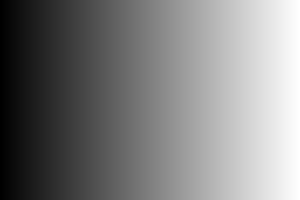
#> input picture image2025/img/gray_gradient.jpg, 300 x 200 px
$ python 07threshold.py
#> lines starting #> are read from the running program, lines starting #| are printed output that depends on the picture; after the words box and inside, x2 and y2 are one past the last pixel; in counts of white or black regions, pixels touching at a corner belong together
# 2025.10.15
# 이미지 분석 수업: threshold
# threshold : 문턱값

import cv2
import numpy as np


img = cv2.imread('./img/gray_gradient.jpg', cv2.IMREAD_GRAYSCALE)
#> img is the input picture: shape (200, 300); min 0, max 255, mean 127.1
thresh_np = np.zeros_like(img)
# 중간숫자 : 127
# 첫번째방법
thresh_np[img>192] = 255
thresh_np[(img > 128) & (img <= 192)] = 128
thresh_np[(img > 64) & (img <= 128)] = 64

# 두번째방법
thresh_np = np.zeros_like(img)
thresh_np[img > 64] = 64
thresh_np[img > 128] = 128
thresh_np[img > 192] = 255

# 세번째방법
thresh_np = np.zeros_like(img)
print(img.shape)
#| (200, 300)
ysize, xsize = img.shape
#> ysize = 200; xsize = 300
for x in range(xsize):
    for y in range(ysize):
        if(img[y, x] > 64):
            thresh_np[y, x] = 64
        if (img[y, x] > 128):
            thresh_np[y, x] = 128
        if (img[y, x] > 192):
            thresh_np[y, x] = 255
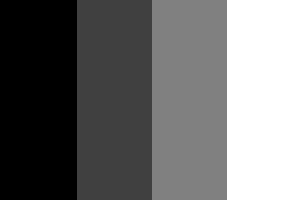
#> thresh_np: shape (200, 300); min 0, max 255, mean 110

retval, thresh_cv = cv2.threshold(img, 10, 255, cv2.THRESH_BINARY)
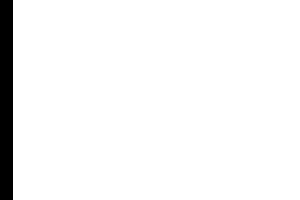
#> thresh_cv: shape (200, 300); 95.7% white; 1 black region, box (x1, y1, x2, y2) and area: (0, 0, 13, 200) 2600

cv2.imshow('thresh_np', thresh_np)
cv2.imshow("original", img)
cv2.imshow('cv thresh', thresh_cv)
cv2.waitKey()
cv2.destroyAllWindows()

# 실전에 적용 binary thrshold
img = cv2.imread("./img/scaned_paper.jpg", cv2.IMREAD_GRAYSCALE)
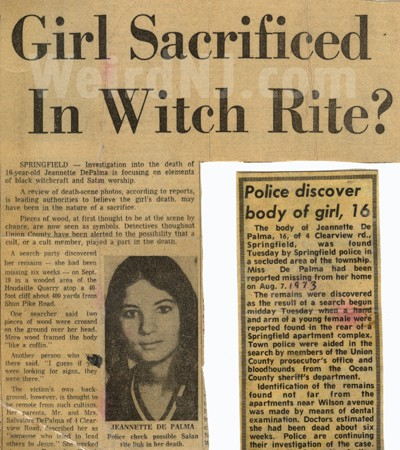
#> input picture image2025/img/scaned_paper.jpg, 400 x 450 px
#> img: shape (450, 400); min 12, max 255, mean 152.8
_, thresh_cv80 = cv2.threshold(img, 80, 255, cv2.THRESH_BINARY)
#> thresh_cv80: shape (450, 400); 87.2% white; 1095 black regions (997 under 20 px), largest, box (x1, y1, x2, y2) and area: (105, 256, 198, 421) 8726, (101, 89, 150, 133) 680, (51, 107, 82, 133) 373
_, thresh_cv100 = cv2.threshold(img, 100, 255, cv2.THRESH_BINARY)
#> thresh_cv100: shape (450, 400); 82.2% white; 1557 black regions (1343 under 20 px), largest, box (x1, y1, x2, y2) and area: (105, 256, 198, 421) 9970, (99, 89, 153, 134) 791, (268, 88, 308, 133) 702
_, thresh_cv120 = cv2.threshold(img, 120, 255, cv2.THRESH_BINARY)
#> thresh_cv120: shape (450, 400); 77% white; 1231 black regions (953 under 20 px), largest, box (x1, y1, x2, y2) and area: (104, 256, 198, 422) 11125, (239, 174, 377, 450) 1717, (356, 220, 381, 450) 966
_, thresh_cv140 = cv2.threshold(img, 84, 255, cv2.THRESH_BINARY)
#> thresh_cv140: shape (450, 400); 86.1% white; 1152 black regions (1037 under 20 px), largest, box (x1, y1, x2, y2) and area: (105, 256, 198, 421) 9119, (101, 89, 150, 134) 702, (131, 15, 158, 60) 399
t, thresh_otsu = cv2.threshold(img, -1, 255, cv2.THRESH_BINARY | cv2.THRESH_OTSU)
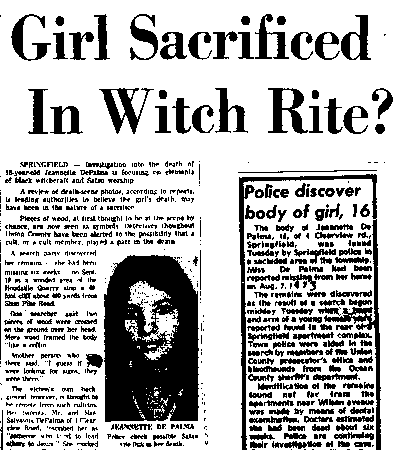
#> thresh_otsu: shape (450, 400); 73.2% white; 836 black regions (470 under 20 px), largest, box (x1, y1, x2, y2) and area: (104, 255, 199, 422) 12719, (239, 174, 381, 450) 3400, (99, 88, 154, 134) 895
#> t = 131
cv2.imshow('cv thresh80', thresh_cv80)
cv2.imshow('cv thresh100', thresh_cv100)
cv2.imshow('cv thresh120', thresh_cv120)
cv2.imshow('cv thresh140', thresh_cv140)
cv2.imshow('cv otsu', thresh_otsu )
cv2.imshow('paper', img)
print(f'{t=}')
#| t=131.0
cv2.imshow('paper', img)
cv2.waitKey()
cv2.destroyAllWindows()

# 적응형 문턱값 적용 : 주위값에 따라 달라지게, blk_size = 9
blk_size = 9
C = 5
img = cv2.imread('./img/sudoku.jpg', cv2.IMREAD_GRAYSCALE)
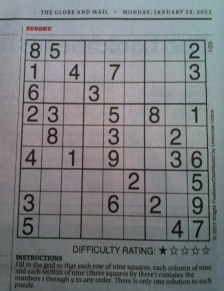
#> input picture image2025/img/sudoku.jpg, 224 x 291 px
#> img: shape (291, 224); min 7, max 176, mean 124.1
t, thresh_otsu = cv2.threshold(img, -1, 255, cv2.THRESH_BINARY | cv2.THRESH_OTSU)
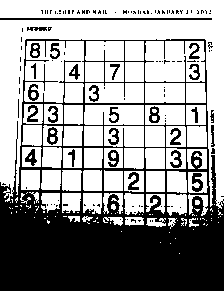
#> thresh_otsu: shape (291, 224); 60% white; 136 black regions (108 under 20 px), largest, box (x1, y1, x2, y2) and area: (0, 39, 224, 291) 22950, (0, 18, 212, 20) 424, (192, 173, 203, 192) 134
#> t = 118
th2 = cv2.adaptiveThreshold(img, 255, cv2.ADAPTIVE_THRESH_GAUSSIAN_C, cv2.THRESH_BINARY, blk_size, C)
#> th2: shape (291, 224); 81.1% white; black in thin lines or dots
th2G = cv2.adaptiveThreshold(img, 255, cv2.ADAPTIVE_THRESH_MEAN_C, cv2.THRESH_BINARY, blk_size, C)
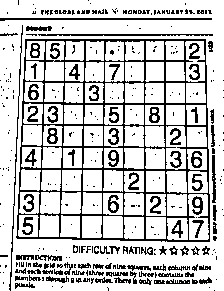
#> th2G: shape (291, 224); 78.7% white; black in thin lines or dots
th2M = cv2.adaptiveThreshold(img, 255, cv2.ADAPTIVE_THRESH_MEAN_C, cv2.THRESH_BINARY, blk_size, C)
print(f'{t=}')
#| t=118.0
cv2.imshow('img', img)
cv2.imshow('ostu', thresh_otsu)
cv2.imshow('G', th2G)
cv2.imshow('M', th2M)
cv2.waitKey()
cv2.destroyAllWindows()
